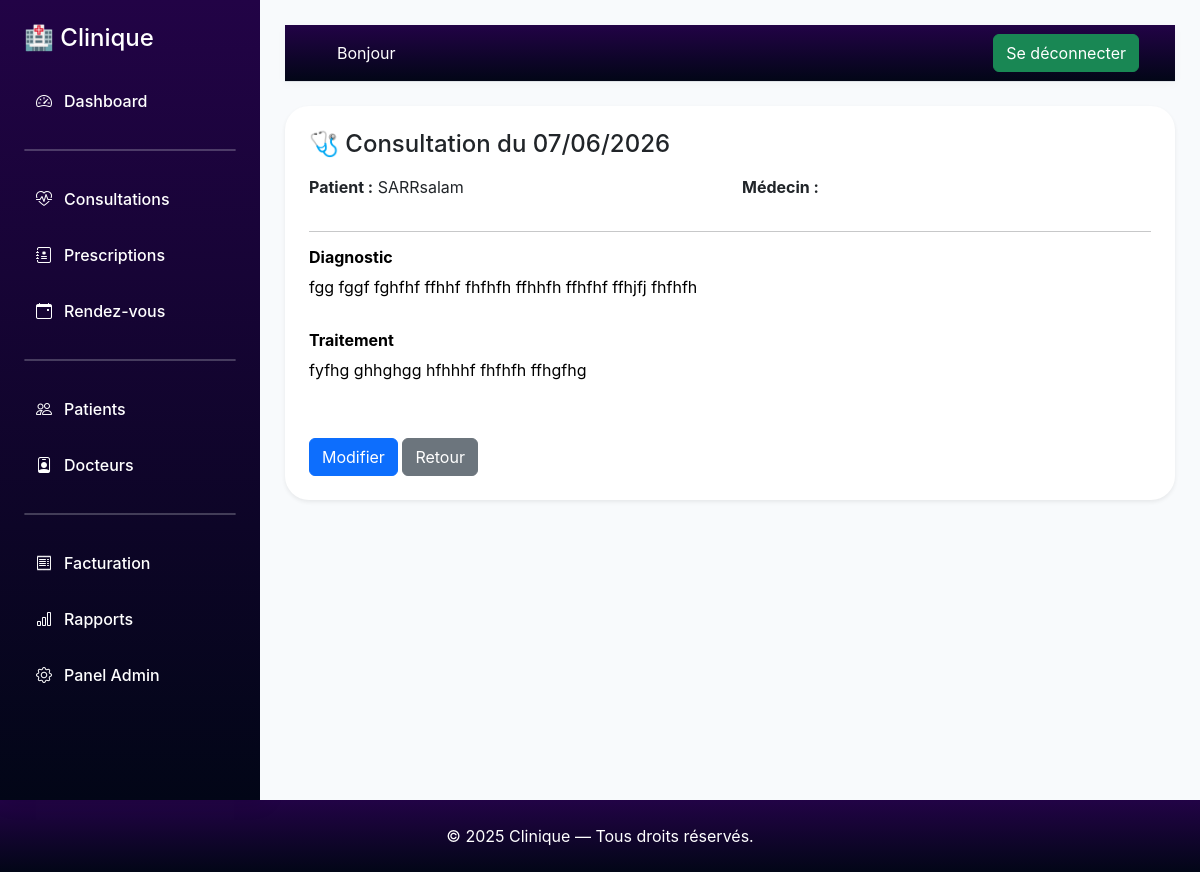
Page /consultations/detail/2/ (signed in) on the committed database.
### consultations/models.py (models this page shows, shortened)
class Consultation(models.Model):
    patient = models.ForeignKey(
        Patient,
        on_delete=models.CASCADE,
        related_name='consultations'
    )
    medecin = models.ForeignKey(
        Medecin,
        on_delete=models.CASCADE,
        related_name='consultations'
    )
    date = models.DateTimeField(default=timezone.now)
    diagnostic = models.TextField()
    traitement = models.TextField()
    class Meta:
        ordering=['-date']

### patient/models.py (models this page shows, shortened)
class Patient(models.Model):
    SEXE_CHOICES = (
        ('M', 'Masculin'),
        ('F', 'Féminin'),
    )
    utilisateur = models.OneToOneField(settings.AUTH_USER_MODEL, on_delete=models.SET_NULL, null=True, blank=True)
    nom = models.CharField(max_length=100)
    prenom = models.CharField(max_length=100)
    date_naissance = models.DateField(blank=True)
    sexe = models.CharField(max_length=1, choices=SEXE_CHOICES)
    telephone = models.CharField(max_length=20, null=True, blank=True)
    numero_patient = models.CharField(max_length=20, unique=True, blank=True, null=True)
    adresse = models.TextField()
    groupe_sanguin = models.CharField(max_length=5, blank=True)
    created_at = models.DateTimeField(auto_now_add=True)
    email = models.EmailField(blank=True, null=True)
    class Meta:
        ordering=['-created_at']

### consultations/views.py (the view)
class ConsultationDetailView(BaseConsultationView, DetailView ):
    template_name = 'consultation/consultation_detail.html'
    context_object_name = 'consultation'

### consultations/views.py (called while the page is built)
    def dispatch(self, request, *args, **kwargs):
        if not hasattr(request.user, 'medecin'):
            raise PermissionDenied("acces reserve aux medecins")
        return super().dispatch(request, *args, **kwargs)

    def get_queryset(self):
        qs= super().get_queryset()
        return qs.filter(medecin__user=self.request.user)

### consultations/templates/consultation/consultation_detail.html (shortened to what this page needs)
{% extends "dashboard.html" %}
{% block content %}
<div class="card p-4 shadow-sm">
    <h4 class="mb-3">🩺 Consultation du {{ consultation.date|date:"d/m/Y" }}</h4>
    <div class="row mb-3">
        <div class="col-md-6">
            <strong>Patient :</strong> {{ consultation.patient.nom }}{{ consultation.patient.prenom }}
        </div>
        <div class="col-md-6">
            <strong>Médecin :</strong> {{ consultation.medecin.email }}
        </div>
    </div>
    <hr>
    <div class="mb-3">
        <h6 class="text-black"><strong>Diagnostic</strong></h6>
        <p class="text-black">{{ consultation.diagnostic }}</p>
    </div>
    <div class="mb-3">
        <h6 class="text-black"><strong>Traitement</strong></h6>
        <p class="text-black">{{ consultation.traitement }}</p>
    </div>
    <div class="mt-4">
        <a href="{% url 'consultations:modifier' consultation.id %}"
           class="btn btn-primary">
            Modifier
        </a>
        <a href="{% url 'consultations:list' %}"
           class="btn btn-secondary">
            Retour
        </a>
    </div>
</div>
{% endblock %}

### static/css/base.css (style rules this page uses)
body { background:#f8fafc; color:#0f172a; font-family:"Inter",sans-serif; }
.card { background:white; border:none; border-radius:24px; box-shadow: 0 10px 30px rgba(15,23,42,.05); transition:.3s; }

### comptes/templates/dashboard.html (style rules this page uses)
body { background-color: #f5f7fb; }

### rows in the picture
Consultation: date "07/06/2026", patient.nom "SARR", patient.prenom "salam", diagnostic "fgg fggf fghfhf ffhhf fhfhfh ffhhfh ffhfhf ffhjfj fhfhfh", traitement "fyfhg ghhghgg hfhhhf fhfhfh ffhgfhg"
